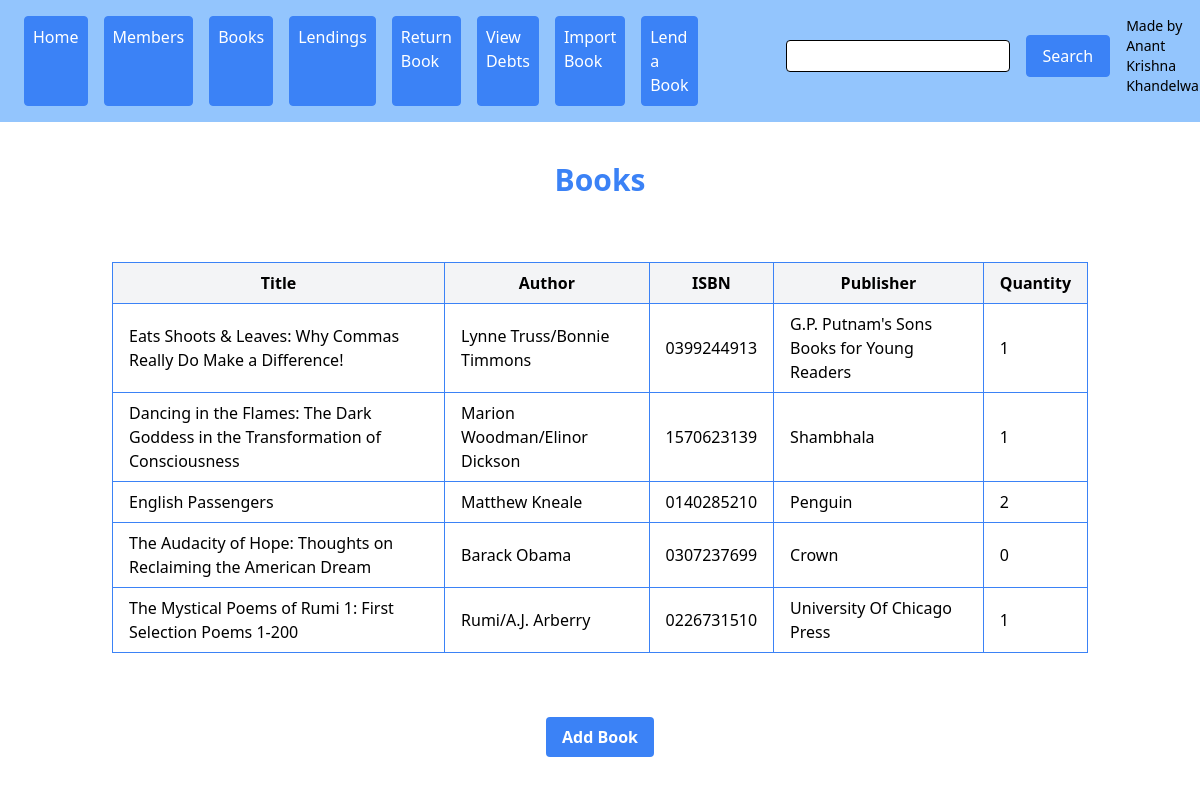
The page /books/ on the database its author committed.
### library/models.py (models this page shows, shortened)
class Book(models.Model):
    title = models.CharField(max_length=100)
    author = models.CharField(max_length=100)
    isbn = models.CharField(max_length=10)
    isbn13 = models.CharField(max_length=13)
    publisher = models.CharField(max_length=30)
    num_pages = models.CharField(max_length=40)
    per_day_charge = models.DecimalField(decimal_places=2,max_digits=6,default=5)
    qty = models.PositiveIntegerField()

### library/views.py (the view)
# urls.py: path('books/',books_view,name="books"),
def books_view(request):
    books = Book.objects.all()
    return render(request, "books.html",{'books':books})

### template/books.html
{% extends 'base.html' %}
{% block body %}
<div class="container mx-auto p-6">
    <h1 class="text-3xl font-semibold mb-6">Books</h1>
    <div class="overflow-x-auto">
        <table class="min-w-full border rounded-lg">
            <thead class="bg-gray-100">
                <tr>
                    <th class="px-4 py-2">Title</th>
                    <th class="px-4 py-2">Author</th>
                    <th class="px-4 py-2">ISBN</th>
                    <th class="px-4 py-2">Publisher</th>
                    <th class="px-4 py-2">Quantity</th>
                </tr>
            </thead>
            <tbody>
                {% for book in books reversed %}
                <tr class="border-t">
                    <td class="px-4 py-2">{{ book.title }}</td>
                    <td class="px-4 py-2">{{ book.author }}</td>
                    <td class="px-4 py-2">{{ book.isbn }}</td>
                    <td class="px-4 py-2">{{ book.publisher }}</td>
                    <td class="px-4 py-2">{{ book.qty }}</td>
                </tr>
                {% endfor %}
            </tbody>
        </table>
    </div>
    <div class="text-center mt-6">
        <a href="{% url 'add_book' %}">
            <button class="bg-blue-500 hover:bg-blue-600 text-white font-semibold px-4 py-2 rounded">
                Add Book
            </button>
        </a>
    </div>
</div>
{% endblock %}

### template/base.html (shortened to what this page needs)
<!DOCTYPE html>
<html lang="en">
<head>
    <script src="https://cdn.tailwindcss.com"></script>
</head>
<body>
    <ul class="flex flex-row p-4 bg-blue-300">
        <li class="p-2 linav"><a href="{% url 'home' %}">Home</a></li>
        <li class="p-2 linav"><a href="{% url 'members' %}">Members</a></li>
        <li class="p-2 linav"><a href="{% url 'books' %}">Books</a></li>
        <li class="p-2 linav"><a href="{% url 'lendings' %}">Lendings</a></li>
        <li class="p-2 linav"><a href="{% url 'return_book' %}">Return Book</a></li>
        <li class="p-2 linav"><a href="{% url 'debt_view' %}">View Debts</a></li>
        <li class="p-2 linav"><a href="{% url 'import_books' %}">Import Book</a></li>
        <li class="p-2 linav"><a href="{% url 'lend_book' %}">Lend a Book</a></li>
        <li class="ml-16 px-2">{% include 'search_form.html' %}</li>
    </ul>
    {% block body %}
    {% endblock %}
</body>
</html>

### template/search_form.html
<form method="get" action="{% url 'search_books' %}" class="flex items-center">
    <input type="text" name="name" class="border border-black w-56 h-8 rounded p-2">
    <button type="submit" class="linav">Search</button>
    <p class="text-sm text-black ml-2">Made by Anant Krishna Khandelwal</p>
</form>

### rows shown on the page
Book: title "Eats Shoots & Leaves: Why Commas Really Do Make a Difference!", author "Lynne Truss/Bonnie Timmons", isbn "0399244913", publisher "G.P. Putnam's Sons Books for Young Readers", qty "1"
Book: title "Dancing in the Flames: The Dark Goddess in the Transformation of Consciousness", author "Marion Woodman/Elinor Dickson", isbn "1570623139", publisher "Shambhala", qty "1"
Book: title "English Passengers", author "Matthew Kneale", isbn "0140285210", publisher "Penguin", qty "2"
Book: title "The Audacity of Hope: Thoughts on Reclaiming the American Dream", author "Barack Obama", isbn "0307237699", publisher "Crown", qty "0"
Book: title "The Mystical Poems of Rumi 1: First Selection Poems 1-200", author "Rumi/A.J. Arberry", isbn "0226731510", publisher "University Of Chicago Press", qty "1"
